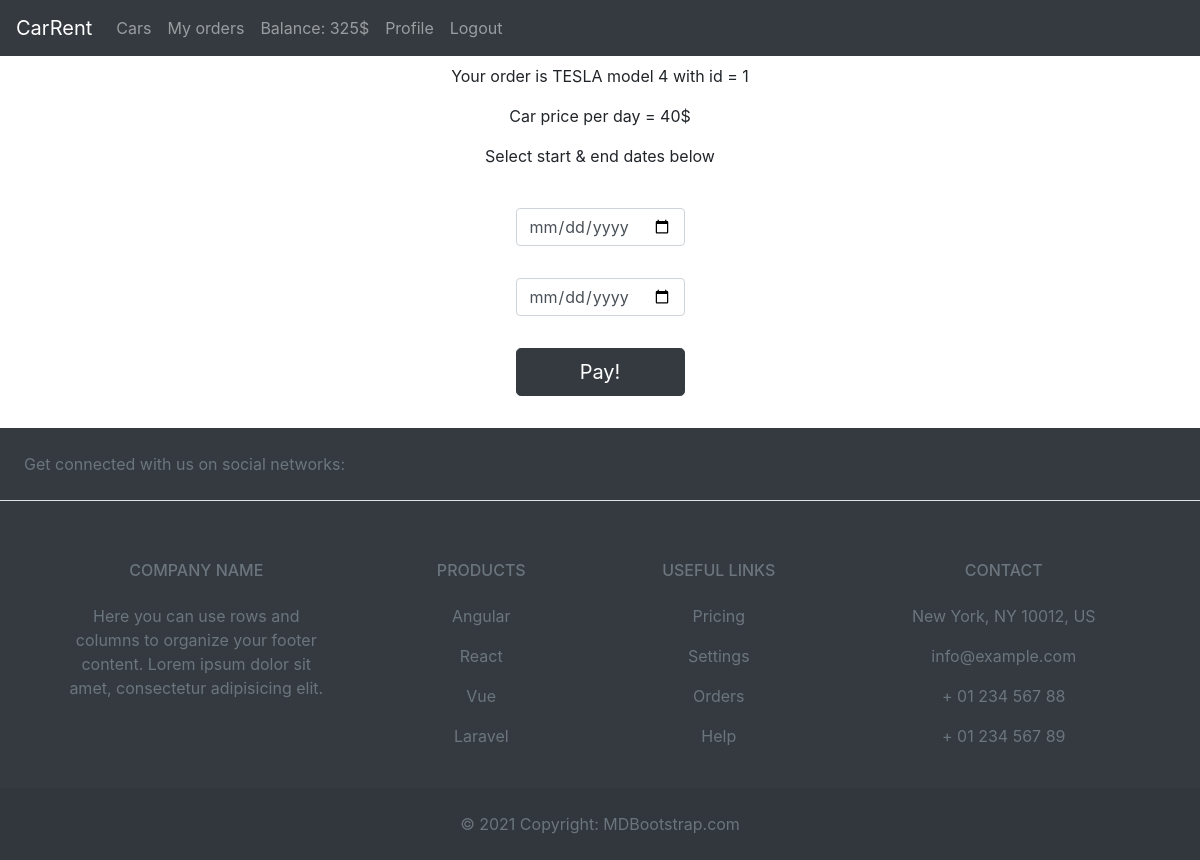
Page /order/1 (signed in) on the committed database.
### car_rental_app/models/user.py (models this page shows, shortened)
class User(UserMixin, db.Model):
    __tablename__ = "user"
    id = db.Column(db.Integer, primary_key=True, autoincrement=True)
    login = db.Column(db.String(50), unique=True)
    name = db.Column(db.String(50), nullable=False)
    surname = db.Column(db.String(50), nullable=False)
    balance = db.Column(db.Integer, default=0)
    passport_id = db.Column(db.Integer, db.ForeignKey("passport.id"))
    password = db.Column(db.String(10), nullable=False)
    user = db.relationship("Order",
                           cascade="all,delete",
                           backref="creator")

### car_rental_app/models/car.py (models this page shows, shortened)
class Car(db.Model):
    __tablename__ = "car"
    id = db.Column(db.Integer, primary_key=True, autoincrement=True)
    name = db.Column(db.String(50), nullable=False)
    model = db.Column(db.String(50), nullable=False)
    year = db.Column(db.Integer, nullable=False)
    price_per_day = db.Column(db.Integer, nullable=False)
    people_count = db.Column(db.Integer, nullable=False)
    car = db.relationship("Order",
                          cascade="all,delete",
                          backref="car")

### car_rental_app/views/order_view.py (the view, shortened to what this page needs)
@public_blueprint.route("/order/<car_id>", methods=["GET", "POST"])
@login_required
def order_page(car_id):
    car = car_service.read_car_by_id(car_id)
    form = OrderForm()
    if form.errors != {}:
        for err_msg in form.errors.values():
            flash(f"Error with creating order: {err_msg}", category="danger")
    return render_template("order.html", car=car, form=form)

### car_rental_app/form.py (shortened to what this page needs)
class OrderForm(FlaskForm):
    start_date = DateField(validators=[InputRequired()])
    end_date = DateField(validators=[InputRequired()])
    submit = SubmitField(label="Pay!")

### car_rental_app/models/user.py (called while the page is built)
@login_manager.user_loader
def load_user(user_id):
    return User.query.get(int(user_id))

### car_rental_app/service/car_service.py (called while the page is built)
def read_car_by_id(id):
    try:
        car = Car.query.get(id)
        return car
    except:
        logger.warning("Can`t get a car from db")
    return None

### car_rental_app/templates/order.html (shortened to what this page needs)
{% extends 'base.html' %}
{% block content %}
    <div>
        {% if car %}
            <p style="text-align: center">Your order is {{ car.name }} {{ car.model }} with id = {{ car.id }}</p>
            <p style="text-align: center"> Car price per day = {{ car.price_per_day }}$</p>
            <p style="text-align: center">Select start & end dates below</p>
        {% endif %}
    </div>
    <div class="d-flex justify-content-center">
        <form method="POST" class="form-register" style="color:white; justify-content: center">
            <br>
            {{ form.start_date(class="form-control", placeholder="Start date") }}
            {{ form.start_date.label() }}
            {{ form.end_date(class="form-control", placeholder="End date") }}
            {{ form.end_date.label() }}
            <br>
            <div style="margin-bottom: 4vh">
                {{ form.submit(class="btn btn-lg btn-block btn-dark") }}
            </div>
        </form>
    </div>
{% endblock %}

### car_rental_app/templates/base.html (shortened to what this page needs)
<!DOCTYPE html>
<html lang="en">
<head>
    <link rel="stylesheet" href="../static/styles.css">
    <link rel="stylesheet" href="https://stackpath.bootstrapcdn.com/bootstrap/4.4.1/css/bootstrap.min.css"
>
</head>
<body>
<nav class="navbar navbar-expand-lg navbar-dark bg-dark">
    <a class="navbar-brand" href="#">CarRent</a>
    <div class="collapse navbar-collapse" id="navbarNavAltMarkup">
        <div class="navbar-nav">
            {% if current_user.is_authenticated %}
                <a class="nav-item nav-link" href="{{ url_for('public.show_cars') }} "> Cars <span class="sr-only">(current)</span></a>
                <a class="nav-item nav-link" href="{{ url_for('public.show_user_orders') }}">My orders</a>
                <a class="nav-item nav-link" href="{{ url_for('public.edit_balance') }}" aria-disabled="true">Balance: {{ current_user.balance }}$</a>
                <a class="nav-item nav-link" href="{{ url_for('public.profile_page') }}">Profile</a>
                <a class="nav-item nav-link" href="{{ url_for('public.logout_page') }}">Logout</a>
            {% else %}
                <a class="nav-item nav-link" href="{{ url_for('public.login_page') }}">Sign in</a>
                <a class="nav-item nav-link" href="{{ url_for('public.register_page') }}">Sing up</a>
            {% endif%}
        </div>
    </div>
</nav>
<div class="container">
    <div>
        <div class="content">
            {% block content %}
            {% endblock %}
        </div>
    </div>
</div>
</body>
<footer class="text-center text-lg-start bg-dark text-muted">
    <section
            class="d-flex justify-content-center justify-content-lg-between p-4 border-bottom"
    >
        <div class="me-5 d-none d-lg-block">
            <span>Get connected with us on social networks:</span>
        </div>
    </section>
    <section class="" style="margin-top: 5%">
        <div class="container text-center text-md-start mt-5">
            <div class="row mt-3">
                <div class="col-md-3 col-lg-4 col-xl-3 mx-auto mb-4">
                    <h6 class="text-uppercase fw-bold mb-4">
                        Company name
                    </h6>
                    <p>
                        Here you can use rows and columns to organize your footer content. Lorem ipsum
                        dolor sit amet, consectetur adipisicing elit.
                    </p>
                </div>
                <div class="col-md-2 col-lg-2 col-xl-2 mx-auto mb-4">
                    <h6 class="text-uppercase fw-bold mb-4">
                        Products
                    </h6>
                    <p>
                        <a href="#!" class="text-reset">Angular</a>
                    </p>
                    <p>
                        <a href="#!" class="text-reset">React</a>
                    </p>
                    <p>
                        <a href="#!" class="text-reset">Vue</a>
                    </p>
                    <p>
                        <a href="#!" class="text-reset">Laravel</a>
                    </p>
                </div>
                <div class="col-md-3 col-lg-2 col-xl-2 mx-auto mb-4">
                    <h6 class="text-uppercase fw-bold mb-4">
                        Useful links
                    </h6>
                    <p>
                        <a href="#!" class="text-reset">Pricing</a>
                    </p>
                    <p>
                        <a href="#!" class="text-reset">Settings</a>
                    </p>
                    <p>
                        <a href="#!" class="text-reset">Orders</a>
                    </p>
                    <p>
                        <a href="#!" class="text-reset">Help</a>
                    </p>
                </div>
                <div class="col-md-4 col-lg-3 col-xl-3 mx-auto mb-md-0 mb-4">
                    <h6 class="text-uppercase fw-bold mb-4">
                        Contact
                    </h6>
                    <p> New York, NY 10012, US</p>
                    <p>
                        info@example.com
                    </p>
                    <p> + 01 234 567 88</p>
                    <p> + 01 234 567 89</p>
                </div>
            </div>
        </div>
    </section>
    <div class="text-center p-4" style="background-color: rgba(0, 0, 0, 0.05);">
        © 2021 Copyright:
        <a class="text-reset fw-bold" href="https://mdbootstrap.com/">MDBootstrap.com</a>
    </div>
</footer>
</html>

### car_rental_app/static/styles.css (style rules this page uses)
.container { max-width: 1000px; margin: 0 auto; }
@media ( max-width: 1200px ) { .container { max-width: 600px; margin: 0 auto; } }

### rows in the picture
User: balance "325"
Car: name "TESLA", model "model 4", id "1", price_per_day "40"
